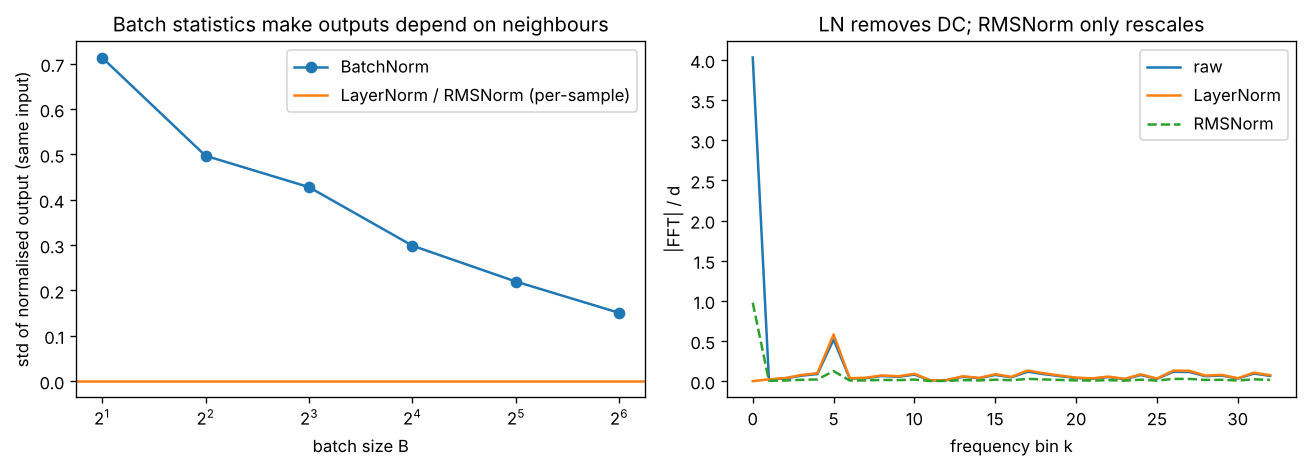

Write Python code to recreate this figure.
"""
Day 143 - Consolidation: the normalisation thread (BatchNorm -> LayerNorm -> RMSNorm).
Left : how much a fixed sample's BatchNorm output wobbles depending on who else is in the batch (vs LayerNorm: none).
Right: magnitude spectrum of a feature vector with a big DC offset, raw vs LayerNorm vs RMSNorm.
Synthetic, seed 42, nothing downloaded.
"""
import numpy as np
import matplotlib.pyplot as plt

rng = np.random.default_rng(42)

# ---- Left: batch-statistics noise ---------------------------------------------------------
pop = rng.normal(2.0, 3.0, size=5000)           # one feature over a "dataset"
x0 = 5.0                                         # the fixed sample we track
sizes = [2, 4, 8, 16, 32, 64]
bn_std = []
for B in sizes:
    outs = []
    for _ in range(300):
        batch = np.append(rng.choice(pop, B - 1), x0)
        outs.append((x0 - batch.mean()) / np.sqrt(batch.var() + 1e-5))
    bn_std.append(np.std(outs))
print("BN output std for the same sample, by batch size:", dict(zip(sizes, np.round(bn_std, 3))))

# ---- Right: spectrum of one token's feature vector ----------------------------------------
d = 64
n = np.arange(d)
v = 4.0 + np.sin(2 * np.pi * 5 * n / d) + 0.5 * rng.standard_normal(d)   # big DC + one tone + noise
ln = (v - v.mean()) / np.sqrt(v.var() + 1e-5)
rms = v / np.sqrt(np.mean(v ** 2) + 1e-5)
spec = lambda s: np.abs(np.fft.rfft(s)) / d
print(f"DC bin: raw={spec(v)[0]:.3f}  LN={spec(ln)[0]:.1e}  RMS={spec(rms)[0]:.3f}")

fig, ax = plt.subplots(1, 2, figsize=(11, 4))
ax[0].plot(sizes, bn_std, "o-", label="BatchNorm")
ax[0].axhline(0, color="tab:orange", label="LayerNorm / RMSNorm (per-sample)")
ax[0].set_xscale("log", base=2)
ax[0].set_xlabel("batch size B"); ax[0].set_ylabel("std of normalised output (same input)")
ax[0].set_title("Batch statistics make outputs depend on neighbours"); ax[0].legend()
k = np.arange(len(spec(v)))
ax[1].plot(k, spec(v), label="raw")
ax[1].plot(k, spec(ln), label="LayerNorm")
ax[1].plot(k, spec(rms), "--", label="RMSNorm")
ax[1].set_xlabel("frequency bin k"); ax[1].set_ylabel("|FFT| / d")
ax[1].set_title("LN removes DC; RMSNorm only rescales"); ax[1].legend()
plt.tight_layout()
plt.savefig("graph_DAY_143.png", dpi=120, bbox_inches="tight")
